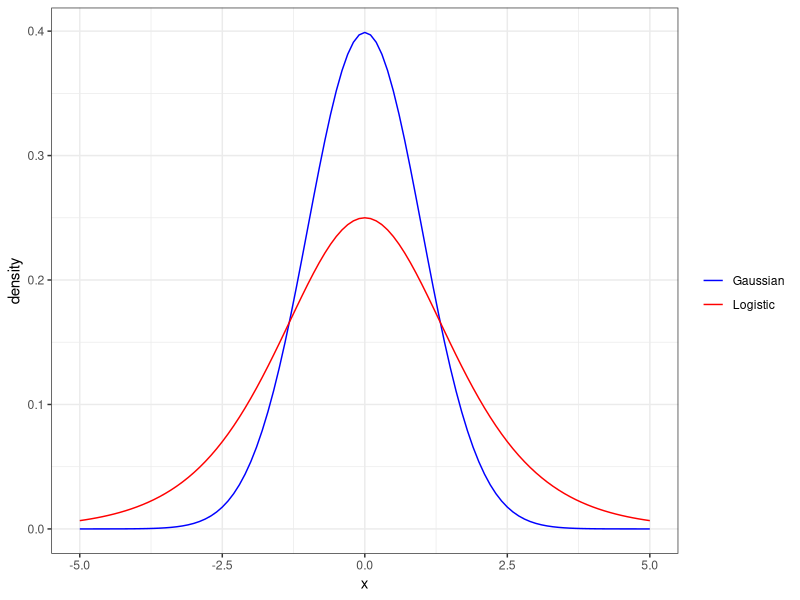

Write R code to recreate this figure.
library(ggplot2)
library(ggthemes)

x <- seq(-5, 5, .1)
y_bell <- dnorm(x, 0, 1)
y_logistic <- exp(-(x))/(((1+exp(-(x))))^2)

ggplot() +
  theme_bw() +
  geom_line(aes(x, y_bell, colour="gauss")) + 
  geom_line(aes(x, y_logistic, colour="logistic")) + 
  xlab("x") +
  ylab("density") + 
  scale_color_manual(values = c("blue","red"), 
                     name="", 
                     breaks=c("gauss", "logistic"),
                     labels=c("Gaussian", "Logistic"))
